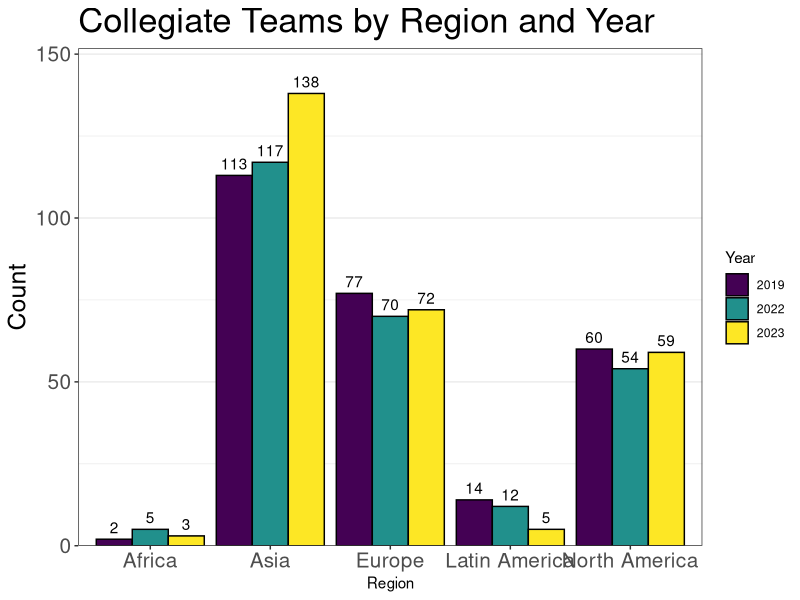

R code for this plot:
# Load required libraries
library(ggplot2)
library(viridis)
library(readxl)

# Read the data from the provided data frame
data <- data.frame(
  Region = c(
    "Africa", "Asia", "Europe", "Latin America", "North America",
    "Africa", "Asia", "Europe", "Latin America", "North America",
    "Africa", "Asia", "Europe", "Latin America", "North America"
  ),
  Count = c(2, 113, 77, 14, 60, 5, 117, 70, 12, 54, 3, 138, 72, 5, 59),
  Year = c(2019, 2019, 2019, 2019, 2019, 2022, 2022, 2022, 2022, 2022, 2023, 2023, 2023, 2023, 2023)
)

# Convert Region and Year to factors
data$Region <- factor(data$Region)
data$Year <- factor(data$Year)

# Set colors for the plot
region_colors <- viridis::viridis(5)

# Plot the barplot with two bars per region for each year
ggplot(data, aes(x = Region, y = Count, fill = Year)) +
  geom_bar(stat = "identity", position = position_dodge(width = 0.9), color = "black") +
  geom_text(aes(label = Count), vjust = -0.5, position = position_dodge(width = 0.9)) +
  scale_fill_manual(values = viridis::viridis(3)) +
  labs(title = "Collegiate Teams by Region and Year",
       x = "Region",
       y = "Count") +
  theme_bw() +
  theme(axis.text.x = element_text(size = 15),
        axis.text.y = element_text(size = 15),
        axis.title.y = element_text(size = 18),
        panel.grid.major.x = element_blank(),
        plot.title = element_text(size = 25)) +
  scale_x_discrete(drop = FALSE) +
  scale_y_continuous(breaks = seq(0, 250, by = 50), expand = expansion(mult = c(0, .1))) +
  guides(fill = guide_legend(title = "Year"))
